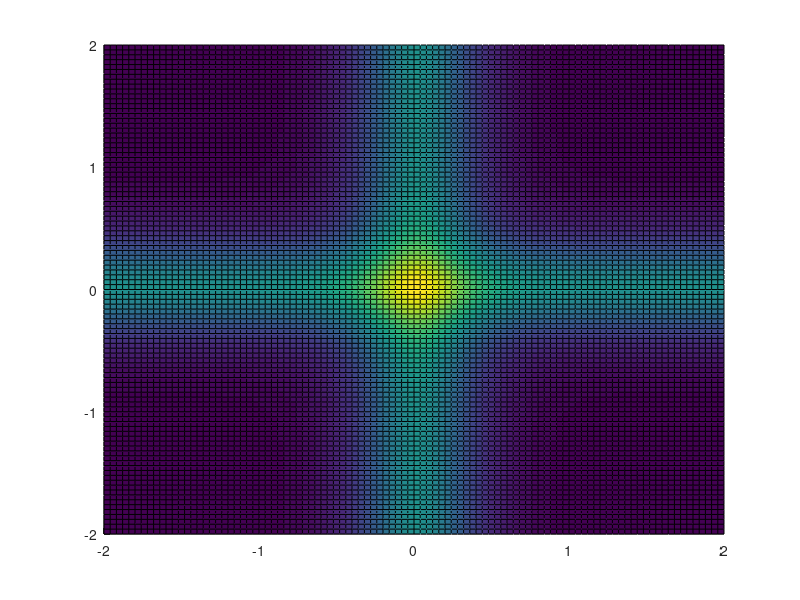

Source code (MATLAB): (Note: this script raises an error after producing the figure.)
%%%%% EQUIVOCATION QUASARS %%%%%
close all; clear all;

% Creates the QPSK symbol locations
a = [1+j -1+j -1-j 1-j];

epsilon = .001;
sigmaSquared = .3;
% for sigmaSquared = .9:.1:1
for re = -50:50         % -50:50 creates a 101 x 101 grid
    for im = -50:50
        x(re+51,im+51) = (re/25) + (im/25)*j;
    end
end
real_x = real(x);
imag_x = imag(x);

fx = zeros(4, 101, 101);
fxSum = zeros(1, 101, 101);
for loop = 1:4
    fx(loop,:,:) = (1/(2*pi*sigmaSquared))*exp((-1/(2*sigmaSquared))*abs((x-1*a(loop)).^2));
    fxSum(1, :,:) = fxSum(1, :,:) + fx(loop,:,:);
end
%fxSum = fxSum/4;

p_a = zeros(4, 101, 101);
for loop = 1:4
    p_a(loop,:,:) = fx(loop,:,:) ./ fxSum;
end

H = zeros(101, 101);
% probOfX = 1 / (101*101);
sumOfProb = zeros(101, 101);
for xCoord = -50:50
    for yCoord = -50:50
        for loop = 1:4
            sumOfProb(xCoord+51,yCoord+51) = sumOfProb(xCoord+51,yCoord+51) + p_a(loop,xCoord+51,yCoord+51)*log2(p_a(loop,xCoord+51,yCoord+51));
        end
        H((xCoord+51), (yCoord+51)) = -(sumOfProb(xCoord+51, yCoord+51));
    end
end


%%%%% Plot Equivocation
figure();
hold on
plot(a,'o', 'MarkerFaceColor', 'white', 'Color', 'black'); % Need to fix where this plots on the z axis
surface(real_x, imag_x, H);
title("\sigma^2 = " + string(sigmaSquared));
xlabel('real');
ylabel('imaginary');
zlabel('Equivocation');
view(45, 60);
colormap(jet);
hold off

%%%%% Plot Mutual Information
figure();
hold on
plot(a,'o', 'MarkerFaceColor', 'white', 'Color', 'black'); % Need to fix where this plots on the z axis
I = 2 - H;
surface(real_x, imag_x, I);
title("\sigma^2 = " + string(sigmaSquared));
xlabel('real');
ylabel('imaginary');
zlabel('Mutual Information');
view(45, 60);
colormap(jet);
hold off

bits = zeros(101,101);

for c = 1:101
    for d = 1:101
        if (I(c,d) < epsilon)
            bits(c,d) = 2;
        else if (I(c,d) < 1+epsilon)
                bits(c,d) = 1;
            else
                bits (c,d) = 0;
            end
        end
    end
end
%%%%% Bits lost

figure();
hold on
plot(a,'o', 'MarkerFaceColor', 'white', 'Color', 'black'); % Need to fix where this plots on the z axis
surface(real_x, imag_x, bits);
title("\sigma^2 = " + string(sigmaSquared));
xlabel('real');
ylabel('imaginary');
zlabel('Bits');
view(45, 60);
colormap(jet);
% end
